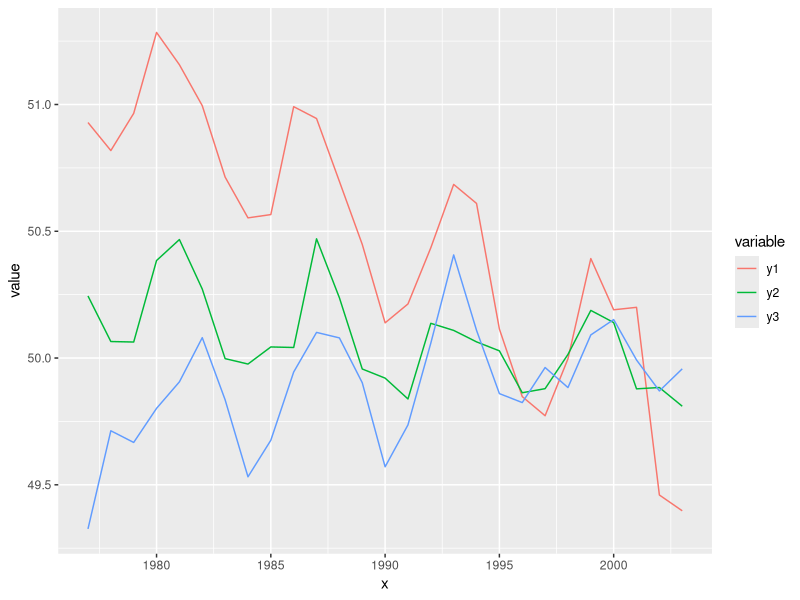
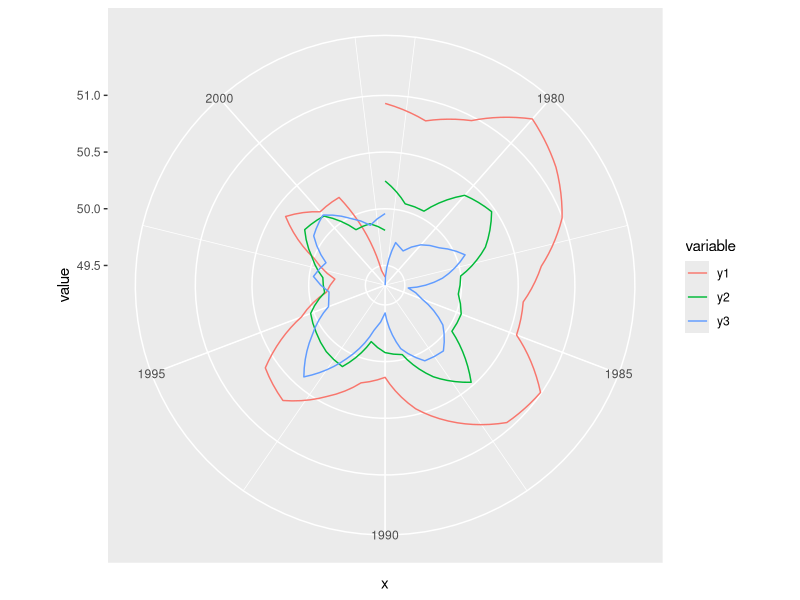

The R source for these figures, in order:
library(ggplot2)
library(reshape2)

## Generate some sample data 
x = 1977:2003
y1 = .3*sin(x) + rnorm(length(x), 0, .1) + -.05*x + 150
y2 = .2*sin(x) + rnorm(length(x), 0, .1) + -.01*x + 70
y3 = .2*sin(x) + rnorm(length(x), 0, .1) + .01*x + 30

# Reshape the data: year, variable (y1,y2,y3), value
dat = melt(data.frame(x,y1, y2, y3), "x")

# 
ggplot(dat, aes(x,value,color=variable)) + geom_line()
ggplot(dat, aes(x,value,color=variable)) + geom_line() + coord_polar() 



